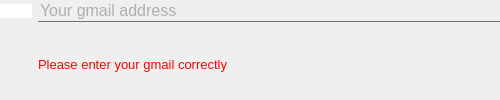
                  <widget class="QFrame" name="frame_3">
                   <property name="minimumSize">
                    <size>
                     <width>500</width>
                     <height>0</height>
                    </size>
                   </property>
                   <property name="maximumSize">
                    <size>
                     <width>500</width>
                     <height>16777215</height>
                    </size>
                   </property>
                   <property name="styleSheet">
                    <string notr="true"/>
                   </property>
                   <property name="frameShape">
                    <enum>QFrame::NoFrame</enum>
                   </property>
                   <property name="frameShadow">
                    <enum>QFrame::Raised</enum>
                   </property>
                   <layout class="QGridLayout" name="gridLayout">
                    <property name="leftMargin">
                     <number>0</number>
                    </property>
                    <property name="topMargin">
                     <number>0</number>
                    </property>
                    <property name="rightMargin">
                     <number>0</number>
                    </property>
                    <property name="bottomMargin">
                     <number>0</number>
                    </property>
                    <item row="0" column="0">
                     <widget class="QPushButton" name="pushButton">
                      <property name="styleSheet">
                       <string notr="true">background-color: rgb(255, 255, 255);
border:none;</string>
                      </property>
                      <property name="text">
                       <string/>
                      </property>
                      <property name="icon">
                       <iconset resource="resources.qrc">
                        <normaloff>:/icons/images/mail.svg</normaloff>:/icons/images/mail.svg</iconset>
                      </property>
                     </widget>
                    </item>
                    <item row="0" column="1">
                     <widget class="QLineEdit" name="my_email_entry">
                      <property name="minimumSize">
                       <size>
                        <width>0</width>
                        <height>0</height>
                       </size>
                      </property>
                      <property name="font">
                       <font>
                        <pointsize>12</pointsize>
                       </font>
                      </property>
                      <property name="styleSheet">
                       <string notr="true">background:transparent;
border:none;
border-bottom:1px solid #717072;
border-radius: 0px;
color: rgb(113, 112, 114);</string>
                      </property>
                      <property name="placeholderText">
                       <string>Your gmail address</string>
                      </property>
                      <property name="clearButtonEnabled">
                       <bool>false</bool>
                      </property>
                     </widget>
                    </item>
                    <item row="1" column="1">
                     <widget class="QLabel" name="email_address_error">
                      <property name="font">
                       <font>
                        <pointsize>10</pointsize>
                       </font>
                      </property>
                      <property name="styleSheet">
                       <string notr="true">color: rgb(255, 0, 0);</string>
                      </property>
                      <property name="text">
                       <string>Please enter your gmail correctly</string>
                      </property>
                     </widget>
                    </item>
                   </layout>
                  </widget>
